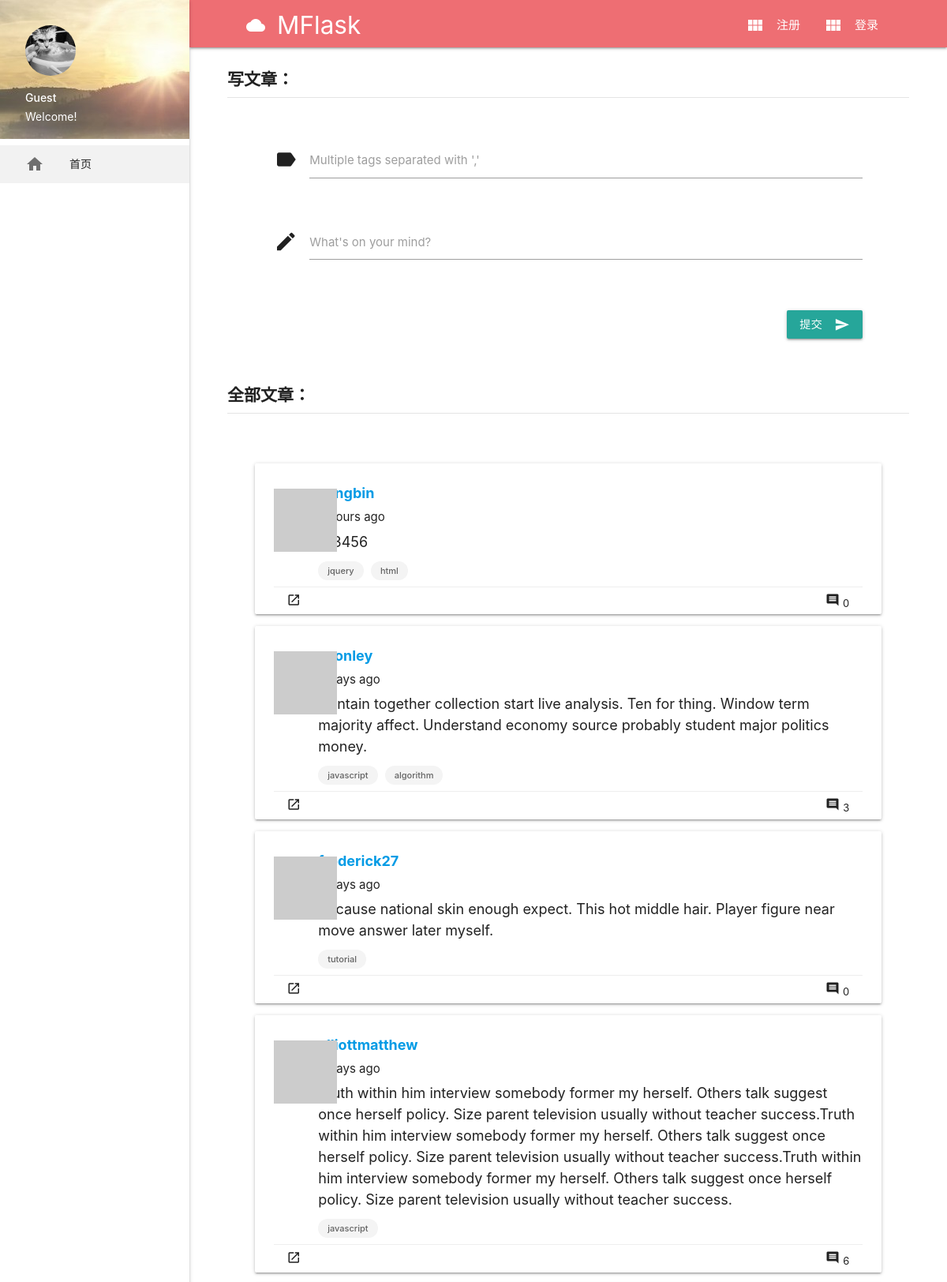
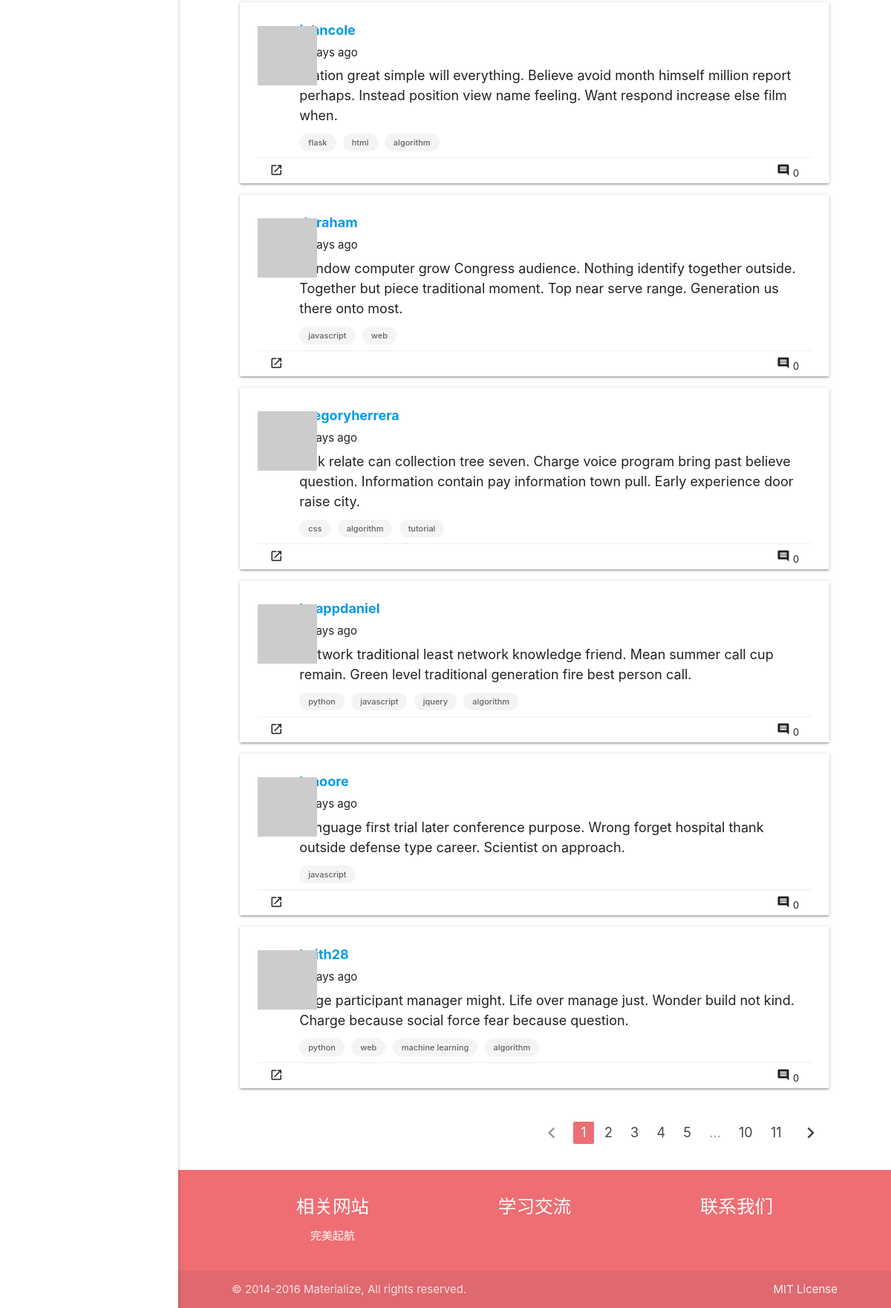
Screenshot of /all with the database file from the repository (2 pictures, top to bottom).
### app/models.py (models this page shows, shortened)
class Post(db.Model):
    __tablename__ = 'posts'
    id = db.Column(db.Integer, primary_key=True)
    body = db.Column(db.Text)
    timestamp = db.Column(db.DateTime, index=True, default=datetime.utcnow)
    author_id = db.Column(db.Integer, db.ForeignKey('users.id'))
    rank = db.Column(db.Float, default=0, index=True)
    comments = db.relationship('Comment', backref='post', lazy='dynamic')
    tags = db.relationship('Tag',
                           secondary=posttags,
                           backref=db.backref('posts', lazy='dynamic'),
                           lazy='dynamic')

class User(UserMixin, db.Model):
    __tablename__ = 'users'
    id = db.Column(db.Integer, primary_key=True)
    email = db.Column(db.String(64), unique=True, index=True)
    username = db.Column(db.String(64), unique=True, index=True)
    role_id = db.Column(db.Integer, db.ForeignKey('roles.id'))
    password_hash = db.Column(db.String(128))
    confirmed = db.Column(db.Boolean, default=False)
    name = db.Column(db.String(64))
    location = db.Column(db.String(64))
    about_me = db.Column(db.Text())
    member_since = db.Column(db.DateTime(), default=datetime.utcnow)
    last_seen = db.Column(db.DateTime(), default=datetime.utcnow)
    avatar_hash = db.Column(db.String(32))
    posts = db.relationship('Post', backref='author', lazy='dynamic')
    followed = db.relationship('Follow',
                               foreign_keys=[Follow.follower_id],
                               backref=db.backref('follower', lazy='joined'),
                               lazy='dynamic',
                               cascade='all, delete-orphan')
    followers = db.relationship('Follow',
                                foreign_keys=[Follow.followed_id],
                                backref=db.backref('followed', lazy='joined'),
                                lazy='dynamic',
                                cascade='all, delete-orphan')
    comments = db.relationship('Comment', backref='author', lazy='dynamic')
    collections = db.relationship('Post',
                                  secondary=collect,
                                  backref=db.backref('collectors', lazy='dynamic'),
                                  lazy='dynamic')
    liked_posts = db.relationship('Post',
                                  secondary=like,
                                  backref=db.backref('likers', lazy='dynamic'),
                                  lazy='dynamic')
    @property
    def password(self):
        raise AttributeError('password is not a readable attribute')
    def gravatar_hash(self):
        return hashlib.md5(self.email.lower().encode('utf-8')).hexdigest()
    def gravatar(self, size=100, default='identicon', rating='g'):
        url = 'https://secure.gravatar.com/avatar'
        hash = self.avatar_hash or self.gravatar_hash()
        return '{url}/{hash}?s={size}&d={default}&r={rating}'.format(
            url=url, hash=hash, size=size, default=default, rating=rating)
    def collect(self, post):
        if not self.is_collecting(post):
            self.collections.append(post)
            db.session.add(self)
    def like(self, post):
        if not self.is_liking(post):
            self.liked_posts.append(post)
            db.session.add(self)

class Tag(db.Model):
    __tablename__ = 'tags'
    id = db.Column(db.Integer, primary_key=True)
    name = db.Column(db.String(64))
    rank = db.Column(db.Integer, default=0)

### app/main/views.py (the view, shortened to what this page needs)
@main.route('/', methods=['GET', 'POST'])
@main.route('/all', methods=['GET', 'POST'])
def index():
    form=PostForm()
    page = request.args.get('page', 1, type=int)
    pagination = Post.query.order_by(Post.timestamp.desc()).paginate(
        page, per_page=current_app.config['FLASKY_POSTS_PER_PAGE'], error_out=False)
    posts = pagination.items
    return render_template('index.html', form=form, posts=posts, pagination=pagination, endpoint='.index', title='全部')

### app/main/forms.py
class PostForm(FlaskForm):
    tags = StringField("Multiple tags separated with ','")
    body = TextAreaField("What's on your mind?", validators=[DataRequired()])
    submit = SubmitField('Submit')

### app/auth/views.py (called while the page is built)
@auth.before_app_request
def before_request():
    if current_user.is_authenticated:
        current_user.ping()
        if not current_user.confirmed \
                and request.endpoint \
                and request.blueprint != 'auth'\
                and request.endpoint != 'static':
            return redirect(url_for('auth.unconfirmed'))

### app/main/__init__.py (called while the page is built)
@main.app_context_processor
def inject_permissions():
    return dict(Permission=Permission)

### app/models.py (called while the page is built)
    def can(self, permissions):
        return False

    def is_administrator(self):
        return False

### app/templates/index.html (shortened to what this page needs)
{% extends "base.html" %}
{% import "_macros.html" as macros %}
{% block content %}
<main>
    <div class="row page-header">
        <p>写文章：</p>
    </div>
    <div class="container">
        <div class="row">
            <form class="post_form" method="POST">
                <div class="row">
                    <div class="input-field col s12">
                        <i class="material-icons prefix">label</i>
                        {{ form.tags(class="materialize-textarea") }}
                        {{ form.tags.label }}
                    </div>
                </div>
                <div class="row">
                    <div class="input-field col s12">
                        <i class="material-icons prefix">edit</i>
                        {{ form.body(class="materialize-textarea") }}
                        {{ form.body.label }}
                    </div>
                </div>
                <div class="row right">
                    <div class="input-field col s12">
                        <button class="btn waves-effect waves-light" type="submit" name="action">
                            提交<i class="material-icons right">send</i>
                        </button>
                    </div>
                </div>
            </form>
        </div>
    </div>
    <div class="row page-header">
            <p>{{ title }}文章：</p>
    </div>
    <div class="container">
        <div class="row">
            <ul class="col s12 m12 l12 posts">
                {% for post in posts %}
                {% include '_post.html' %}
                {% endfor %}
            </ul>
            {% if pagination %}
            <div class="col s12 m12 l12 pagination">
                {{ macros.pagination_widget(pagination, endpoint) }}
            </div>
            {% endif %}
        </div>
    </div>
</main>
{% endblock %}

### app/templates/_post.html (shortened to what this page needs)
<div class="card post-card">
    <div class="post-thumbnail">
        <a href="{{ url_for('.user', username=post.author.username) }}">
            <img class="profile-thumbnail" src="{{ post.author.gravatar(size=40) }}">
        </a>
    </div>
    <div class="post-content">
        <div class="post-author"><a href="{{ url_for('.user', username=post.author.username) }}">{{ post.author.username }}</a></div>
        <div class="post-date">{{ moment(post.timestamp).fromNow() }}</div>
        <div class="post-body">{{ post.body }}</div>
        {% for tag in post.tags %}
        <a href="{{ url_for('.tag', tagname=tag.name) }}" class="chip">{{ tag.name }}</a>
        {% endfor %}
    </div>
    <div class="post-footer">
        <ul class="">
            <a class="waves-effect waves-teal btn-small btn-flat" href="{{ url_for('.post', id=post.id) }}">
                <i class="material-icons">launch</i>
            </a>
            <a class="waves-effect waves-teal btn-small btn-flat right" href="{{ url_for('.post', id=post.id) }}#comments">
                <i class="material-icons" id="collect-btn"  style="font-size: 18px">comment</i>
                <span class="comment-num">{{ post.comments.count() }}</span>
            </a>
        </ul>
    </div>
</div>

### app/static/css/styles.css (style rules this page uses)
header, main, footer { padding-left: 240px; }
.container { width: 85%; }
div.page-header { width: 90%; margin-top: 20px; padding-bottom: 20px; margin-bottom: 0; }
div.page-header p { border-bottom: 1px solid #e4e4e4; padding-bottom: 6px; font-size: 1.4em; font-weight: bold; }
body { display: flex; min-height: 100vh; flex-direction: column; }
main { flex: 1 0 auto; }
div.post-card { padding: 24px 24px 2px 24px; }
div.post-thumbnail { position: absolute; top:32px; }
div.post-content { padding-left: 56px; }
div.post-content div { padding-bottom: 6px; }
div.post-content .chip { height: 24px; line-height: 24px; margin-top: 5px; margin-bottom: 0; font-size: 11px; background-color: #f4f4f4; }
div.post-author { font-size: 1.2em; font-weight: bold; }
div.post-body { font-size: 1.2em; }
div.post-footer { border-top: 1px solid #eeeeee; margin-top: 8px; }
div.post-footer ul { margin-bottom: 0px; margin-top: 0px; }
div.post-footer .waves-effect { background-color: #fff; color: #212121 }
form .row { padding-left: 24px; padding-right: 24px; }

### rows the page displays
Post: author.username "yangbin", timestamp "2 hours ago", body "123456", comments.count "0"
Tag: name "jquery"
Tag: name "html"
Post: author.username "sconley", timestamp "4 days ago", body "Contain together collection start live analysis. Ten for thing. Window term majority affect. Understand economy source probably student major politics money.", comments.count "3"
Tag: name "javascript"
Tag: name "algorithm"
Post: author.username "frederick27", timestamp "4 days ago", body "Because national skin enough expect. This hot middle hair. Player figure near move answer later myself.", comments.count "0"
Tag: name "tutorial"
Post: author.username "elliottmatthew", timestamp "4 days ago", body "Truth within him interview somebody former my herself. Others talk suggest once herself policy. Size parent television usually without teacher success.Truth within him interview somebody former my herself. Others talk suggest once herself policy. Size parent television usually without teacher success.Truth within him interview somebody former my herself. Others talk suggest once herself policy. Size parent television usually without teacher success.", comments.count "6"
Post: author.username "johncole", timestamp "4 days ago", body "Station great simple will everything. Believe avoid month himself million report perhaps. Instead position view name feeling. Want respond increase else film when.", comments.count "0"
Tag: name "flask"
Post: author.username "dgraham", timestamp "4 days ago", body "Window computer grow Congress audience. Nothing identify together outside. Together but piece traditional moment. Top near serve range. Generation us there onto most.", comments.count "0"
Tag: name "web"
Post: author.username "gregoryherrera", timestamp "5 days ago", body "Talk relate can collection tree seven. Charge voice program bring past believe question. Information contain pay information town pull. Early experience door raise city.", comments.count "0"
Tag: name "css"
Post: author.username "knappdaniel", timestamp "5 days ago", body "Network traditional least network knowledge friend. Mean summer call cup remain. Green level traditional generation fire best person call.", comments.count "0"
Tag: name "python"
Post: author.username "kmoore", timestamp "5 days ago", body "Language first trial later conference purpose. Wrong forget hospital thank outside defense type career. Scientist on approach.", comments.count "0"
Post: author.username "keith28", timestamp "6 days ago", body "Edge participant manager might. Life over manage just. Wonder build not kind. Charge because social force fear because question.", comments.count "0"
Tag: name "machine learning"

### other values shown
{{ title }} "全部"
{{ p }} "1"
{{ p }} "2" "3" "4" "5" "10" "11"
